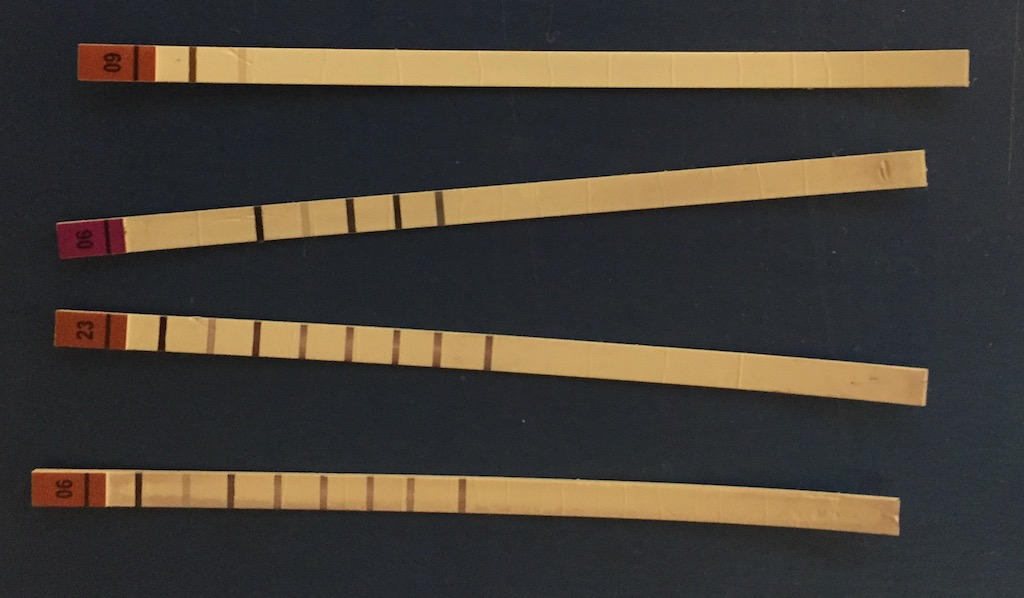
#> input picture cv/scene.jpg, 1024 x 598 px
$ python so1.py   (older library calls are emulated)
#> lines starting #> are read from the running program, lines starting #| are printed output that depends on the picture; after the words box and inside, x2 and y2 are one past the last pixel; in counts of white or black regions, pixels touching at a corner belong together
import cv2
import numpy as np

# read image
# img = cv2.imread('IMG_3271.JPG')
img = cv2.imread('scene.jpg')
#> img is the input picture: shape (598, 1024, 3); mean B, G, R 54.6, 62.8, 69.1
# filter it
img = cv2.GaussianBlur(img, (11, 11), 0)
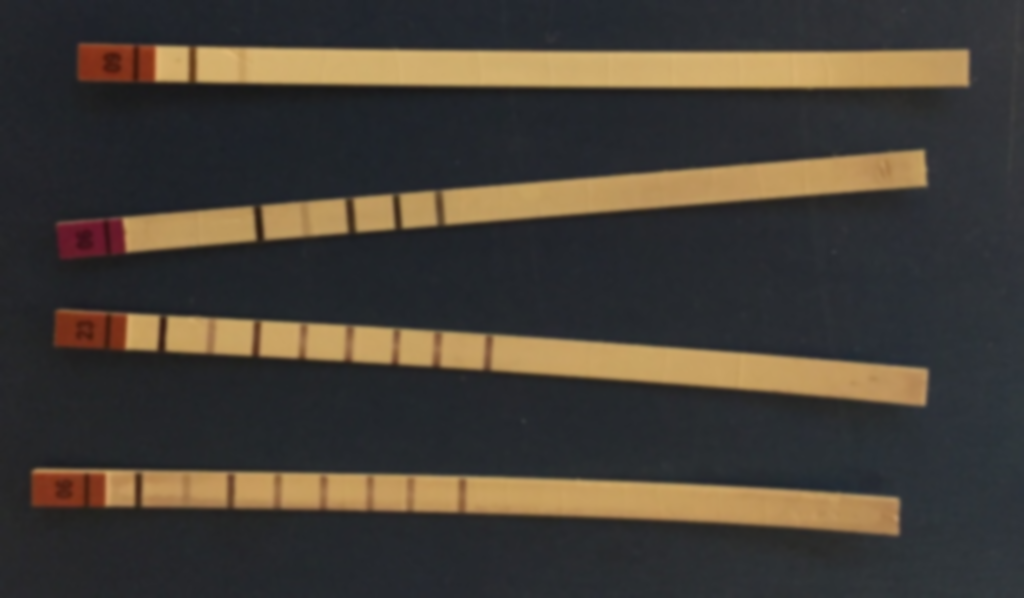
#> img: shape (598, 1024, 3); mean B, G, R 54.6, 62.8, 69.1
gray_img = cv2.cvtColor(img, cv2.COLOR_BGR2GRAY)
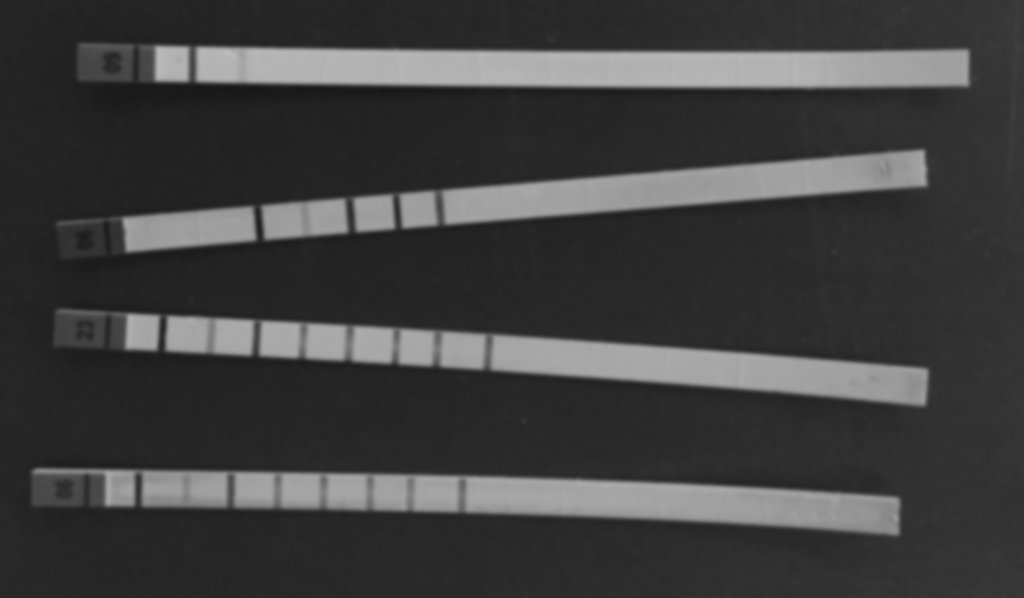
#> gray_img: shape (598, 1024); min 23, max 188, mean 63.8
cv2.imshow('gaussian', gray_img)

# get edges using laplacian
laplacian_val = cv2.Laplacian(gray_img, cv2.CV_32F)
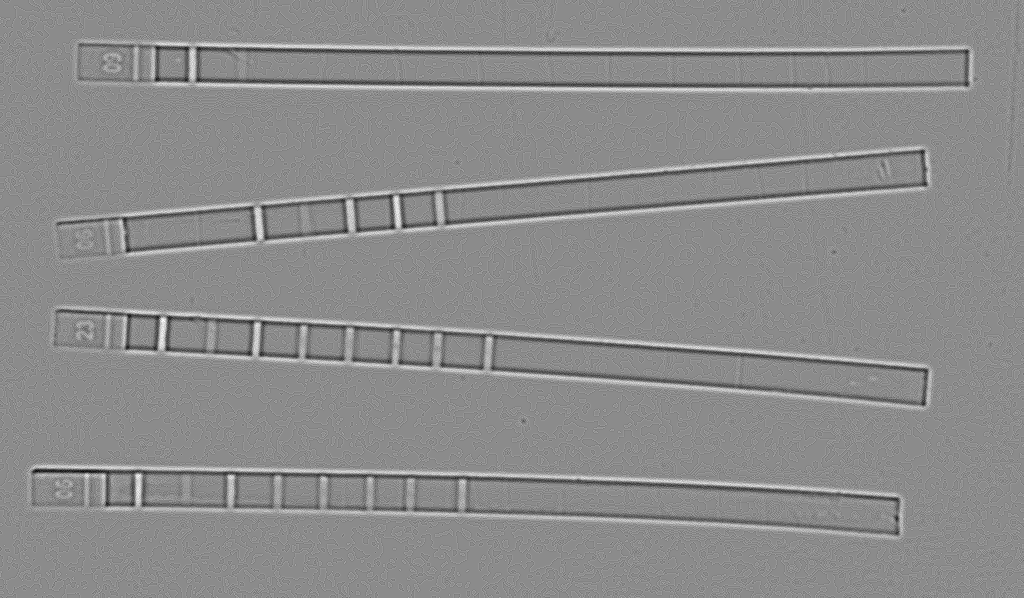
#> laplacian_val: shape (598, 1024) float32; min -17, max 14, mean -3.43e-05; drawn with min black and max white
cv2.imshow('laplacian', laplacian_val)
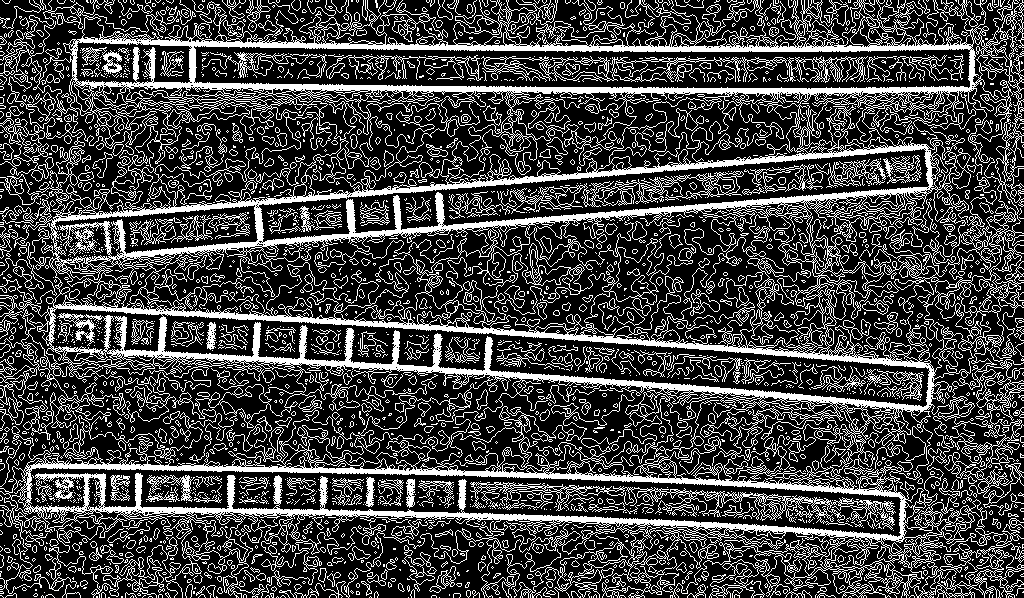
#> window 'laplacian': shape (598, 1024); 27% white in thin lines or dots

# lap_img = np.zeros_like(laplacian_val, dtype=np.float32)
# cv2.normalize(laplacian_val, lap_img, 1, 255, cv2.NORM_MINMAX)
# cv2.imwrite('laplacian_val.jpg', lap_img)

# apply threshold to edges
ret, laplacian_th = cv2.threshold(laplacian_val, thresh=2, maxval=255, type=cv2.THRESH_BINARY)
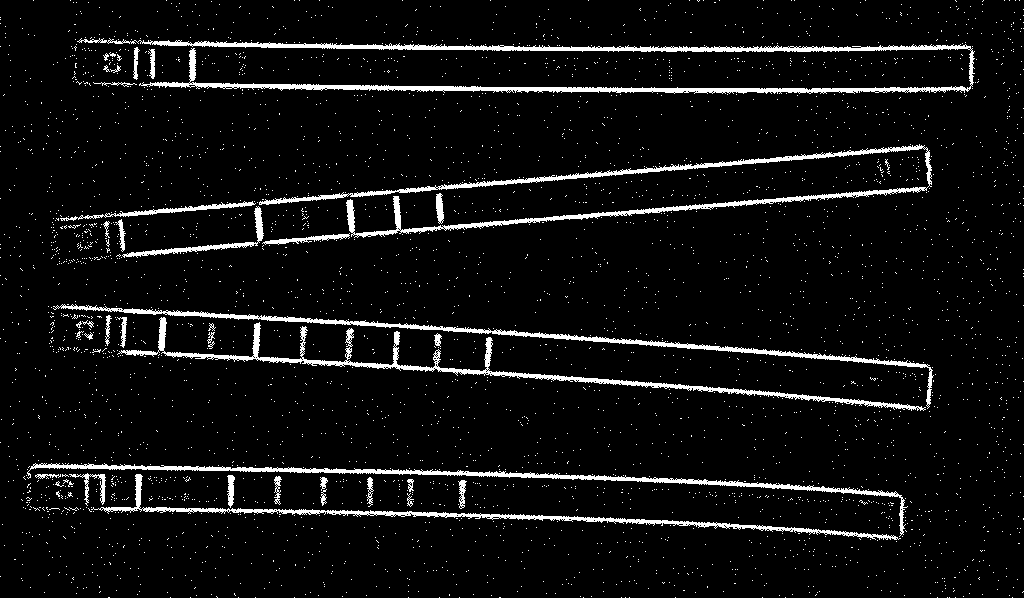
#> laplacian_th: shape (598, 1024) float32; 6% white; 3574 white regions (3538 under 20 px), largest, box (x1, y1, x2, y2) and area: (77, 38, 975, 94) 7680, (259, 144, 932, 238) 5574, (117, 317, 926, 411) 4351
cv2.imshow('laplacian_th', laplacian_th)
# filter out salt and pepper noise
laplacian_med = cv2.medianBlur(laplacian_th, 5)
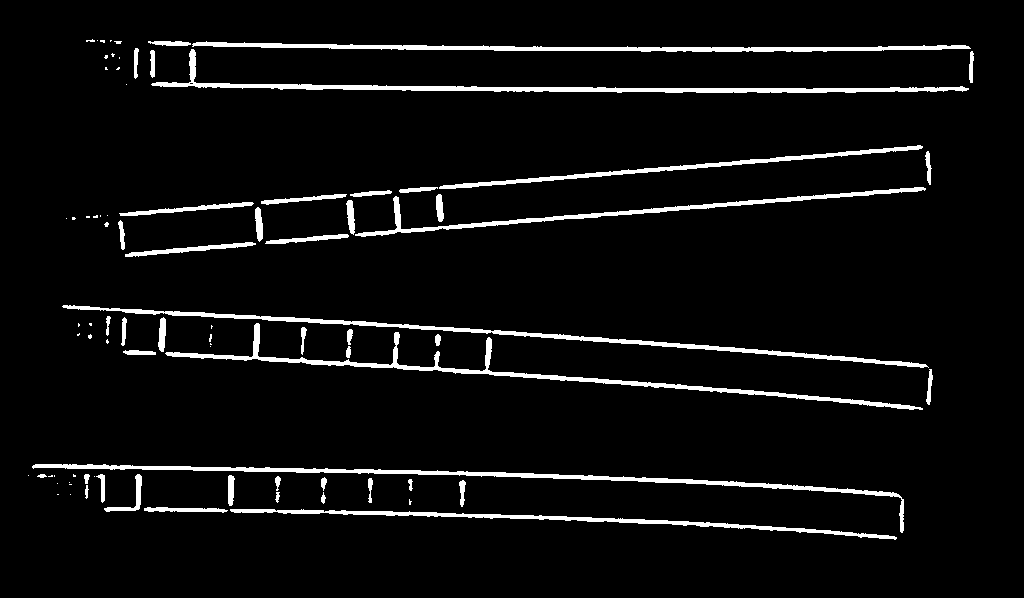
#> laplacian_med: shape (598, 1024) float32; 5.1% white; 84 white regions (38 under 20 px), largest, box (x1, y1, x2, y2) and area: (151, 49, 969, 93) 3868, (165, 323, 923, 410) 3734, (32, 464, 904, 533) 3721
cv2.imshow('laplacian_blur', laplacian_med)
# cv2.imwrite('laplacian_blur.jpg', laplacian_med)
laplacian_fin = np.array(laplacian_med, dtype=np.uint8)
cv2.imshow('laplacian_fin', laplacian_fin)

# get lines in the filtered laplacian using Hough lines
lines = cv2.HoughLines(laplacian_fin,1,np.pi/135,480)
#> lines = [[222, 1.49], [263, 1.49], [81, 1.58], [41, 1.58], [303, 1.63], [458, 1.61], [331, 1.65], [344, 1.63], [290, 1.65], [499, 1.61]]

for i in range(len(lines)):
    for rho,theta in lines[i]:
        a = np.cos(theta)
        b = np.sin(theta)
        x0 = a*rho
        y0 = b*rho
        x1 = int(x0 + 1000*(-b))
        y1 = int(y0 + 1000*(a))
        x2 = int(x0 - 1000*(-b))
        y2 = int(y0 - 1000*(a))
        # overlay line on original image
        cv2.line(img,(x1,y1),(x2,y2),(0,255,0),2)
#> this loop made 10 passes
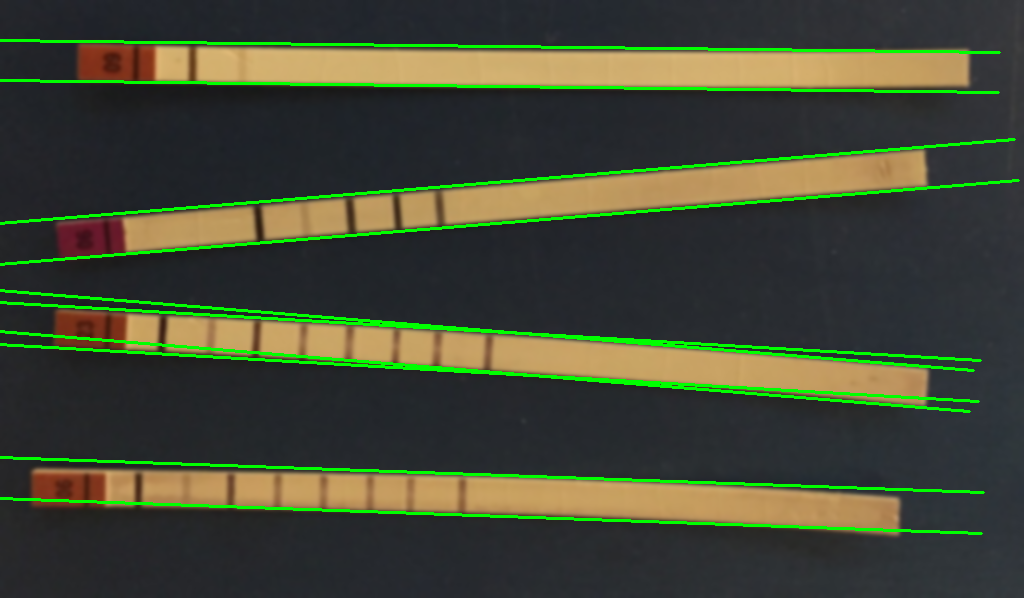
#> img: shape (598, 1024, 3); 4.73% of pixels changed, all inside (x1, y1, x2, y2) = (0, 39, 1020, 535)

# cv2.imwrite('processed.jpg', img)
cv2.imshow('Window', img)
cv2.waitKey(0)

$ run again, with cv/IMG_3271.JPG copied over cv/scene.jpg
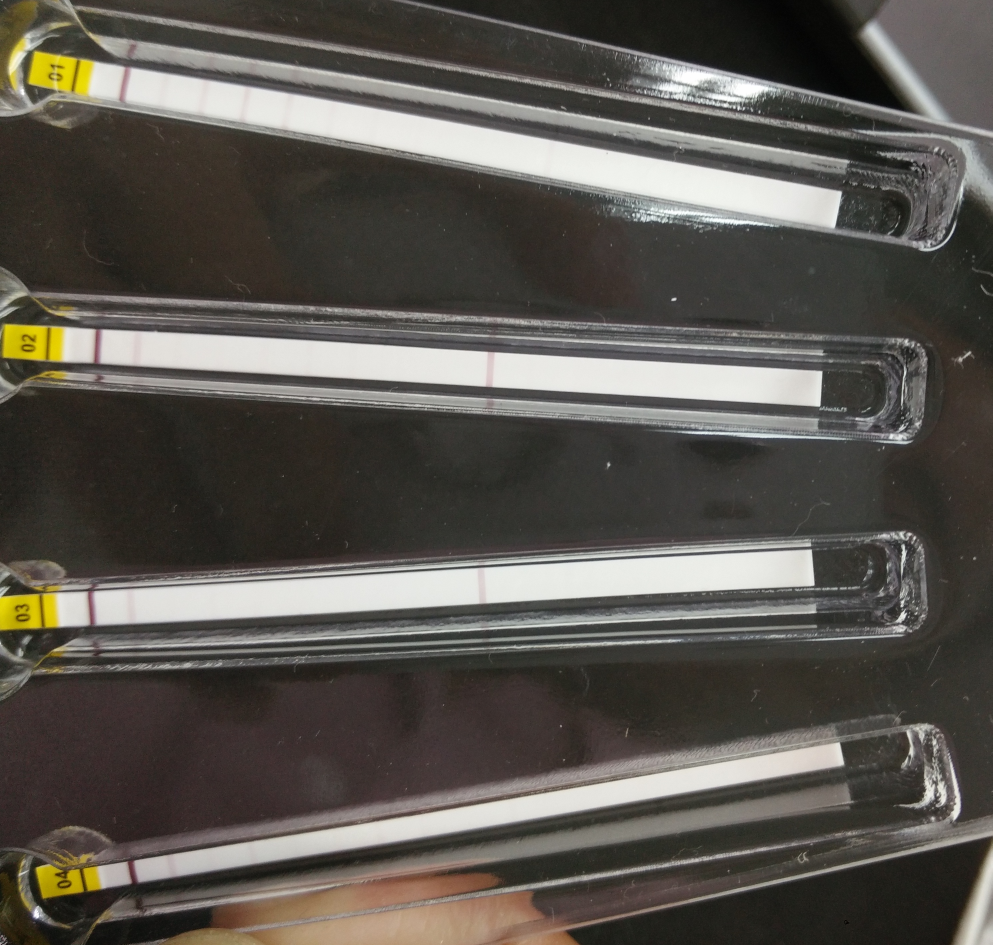
#> input picture cv/IMG_3271.JPG, 2977 x 2835 px (shown at 1/3 size)
#> img is the input picture: shape (2835, 2977, 3); mean B, G, R 79.7, 85.9, 89.8
#> `cv2.imshow('laplacian', laplacian_val)`:
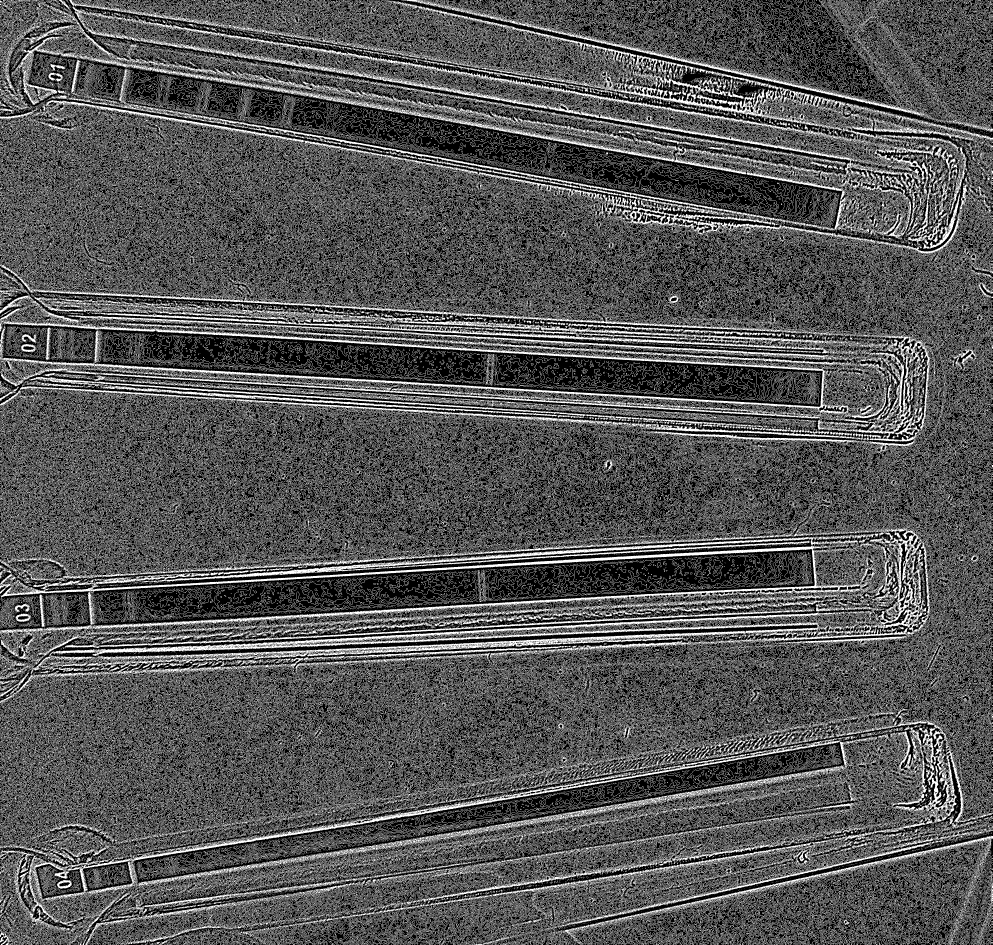
#> window 'laplacian': shape (2835, 2977) (shown at 1/3 size); 33.5% white in thin lines or dots
#> laplacian_th: shape (2835, 2977) float32; 5.3% white in thin lines or dots
#> laplacian_med: shape (2835, 2977) float32; 2.4% white; 4223 white regions (2850 under 20 px), largest, box (x1, y1, x2, y2) and area: (278, 1639, 2437, 1773) 13839, (303, 1093, 2473, 1227) 9915, (471, 989, 2467, 1112) 9001
#> lines = 45 rows, first 8: [1782, 1.51], [1076, 1.63], [964, 1.63], [1896, 1.51], [1975, 1.51], [1763, 1.51], [926, 1.63], [1963, 1.51]
#> the loop `for i in range(len(lines)):` made 45 passes
#> after the loop `for i in range(len(lines)):`:
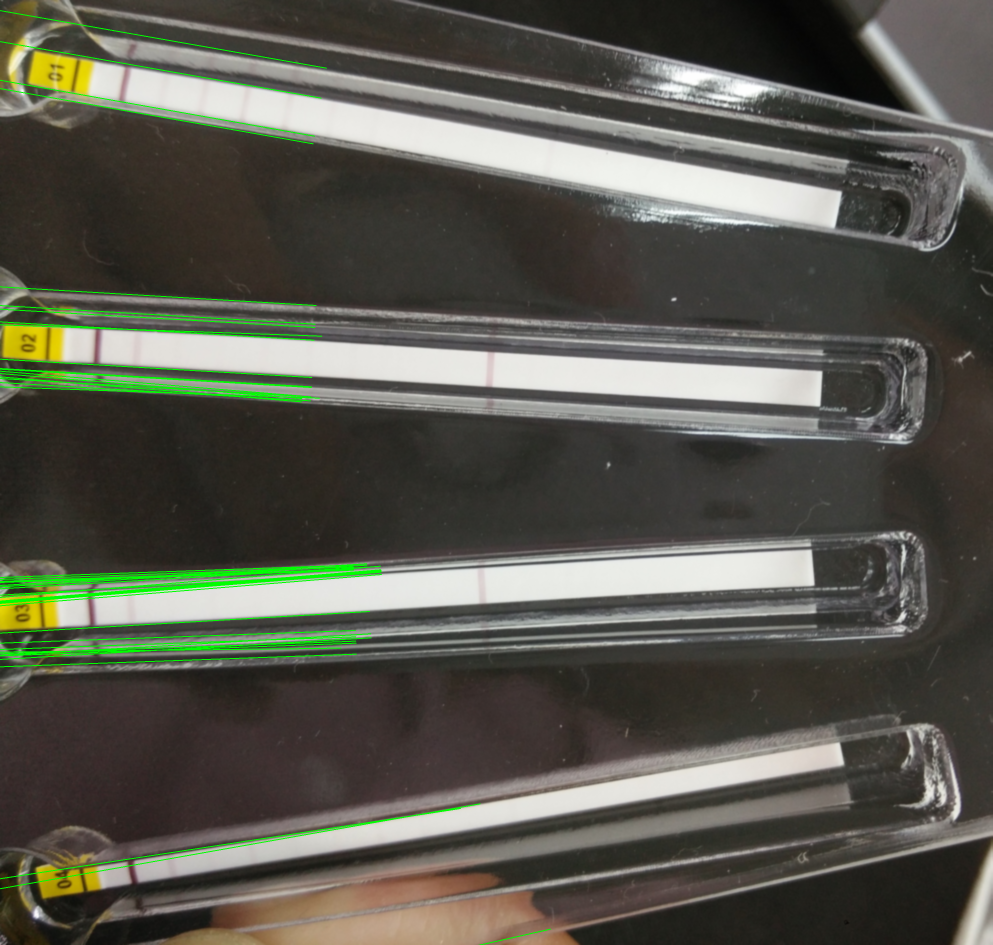
#> img: shape (2835, 2977, 3) (shown at 1/3 size); mean B, G, R 78.2, 88, 88.1
